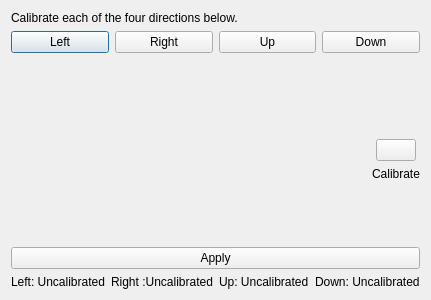
<?xml version="1.0" encoding="UTF-8"?>
<ui version="4.0">
 <class>HeadCompensationDialog</class>
 <widget class="QDialog" name="HeadCompensationDialog">
  <property name="geometry">
   <rect>
    <x>0</x>
    <y>0</y>
    <width>400</width>
    <height>300</height>
   </rect>
  </property>
  <property name="sizePolicy">
   <sizepolicy hsizetype="Fixed" vsizetype="Fixed">
    <horstretch>0</horstretch>
    <verstretch>0</verstretch>
   </sizepolicy>
  </property>
  <property name="maximumSize">
   <size>
    <width>400</width>
    <height>300</height>
   </size>
  </property>
  <property name="windowTitle">
   <string>HEAD Compensation</string>
  </property>
  <layout class="QVBoxLayout" name="verticalLayout_2">
   <item>
    <widget class="QLabel" name="label_introduction">
     <property name="text">
      <string>Calibrate each of the four directions below.</string>
     </property>
    </widget>
   </item>
   <item>
    <layout class="QVBoxLayout" name="verticalLayout">
     <item>
      <layout class="QHBoxLayout" name="horizontalLayout">
       <item>
        <widget class="QPushButton" name="pushButton_left">
         <property name="sizePolicy">
          <sizepolicy hsizetype="Preferred" vsizetype="Fixed">
           <horstretch>0</horstretch>
           <verstretch>0</verstretch>
          </sizepolicy>
         </property>
         <property name="text">
          <string>Left</string>
         </property>
        </widget>
       </item>
       <item>
        <widget class="QPushButton" name="pushButton_right">
         <property name="sizePolicy">
          <sizepolicy hsizetype="Minimum" vsizetype="Fixed">
           <horstretch>0</horstretch>
           <verstretch>0</verstretch>
          </sizepolicy>
         </property>
         <property name="text">
          <string>Right</string>
         </property>
        </widget>
       </item>
       <item>
        <widget class="QPushButton" name="pushButton_up">
         <property name="text">
          <string>Up</string>
         </property>
        </widget>
       </item>
       <item>
        <widget class="QPushButton" name="pushButton_down">
         <property name="text">
          <string>Down</string>
         </property>
        </widget>
       </item>
      </layout>
     </item>
     <item>
      <widget class="QLabel" name="label_instructions">
       <property name="text">
        <string/>
       </property>
      </widget>
     </item>
     <item>
      <layout class="QHBoxLayout" name="horizontalLayout_2" stretch="1,0">
       <item>
        <widget class="QLabel" name="gazeDisplay">
         <property name="text">
          <string/>
         </property>
        </widget>
       </item>
       <item>
        <layout class="QVBoxLayout" name="verticalLayout_3">
         <item>
          <spacer name="verticalSpacer_2">
           <property name="orientation">
            <enum>Qt::Vertical</enum>
           </property>
           <property name="sizeHint" stdset="0">
            <size>
             <width>20</width>
             <height>40</height>
            </size>
           </property>
          </spacer>
         </item>
         <item alignment="Qt::AlignHCenter|Qt::AlignVCenter">
          <widget class="QPushButton" name="pushButton_calibrate">
           <property name="sizePolicy">
            <sizepolicy hsizetype="Fixed" vsizetype="Fixed">
             <horstretch>0</horstretch>
             <verstretch>0</verstretch>
            </sizepolicy>
           </property>
           <property name="text">
            <string/>
           </property>
          </widget>
         </item>
         <item>
          <widget class="QLabel" name="label_2">
           <property name="text">
            <string>Calibrate</string>
           </property>
           <property name="alignment">
            <set>Qt::AlignCenter</set>
           </property>
          </widget>
         </item>
         <item>
          <spacer name="verticalSpacer_3">
           <property name="orientation">
            <enum>Qt::Vertical</enum>
           </property>
           <property name="sizeHint" stdset="0">
            <size>
             <width>20</width>
             <height>40</height>
            </size>
           </property>
          </spacer>
         </item>
        </layout>
       </item>
      </layout>
     </item>
     <item>
      <widget class="QPushButton" name="pushButton_finished">
       <property name="text">
        <string>Apply</string>
       </property>
      </widget>
     </item>
     <item>
      <layout class="QHBoxLayout" name="horizontalLayout_3">
       <item>
        <widget class="QLabel" name="label_leftstatus">
         <property name="text">
          <string>Left: Uncalibrated</string>
         </property>
        </widget>
       </item>
       <item>
        <widget class="QLabel" name="label_rightstatus">
         <property name="text">
          <string>Right :Uncalibrated</string>
         </property>
        </widget>
       </item>
       <item>
        <widget class="QLabel" name="label_upstatus">
         <property name="text">
          <string>Up: Uncalibrated</string>
         </property>
        </widget>
       </item>
       <item>
        <widget class="QLabel" name="label_downstatus">
         <property name="text">
          <string>Down: Uncalibrated</string>
         </property>
        </widget>
       </item>
      </layout>
     </item>
    </layout>
   </item>
  </layout>
 </widget>
 <resources/>
 <connections/>
</ui>
